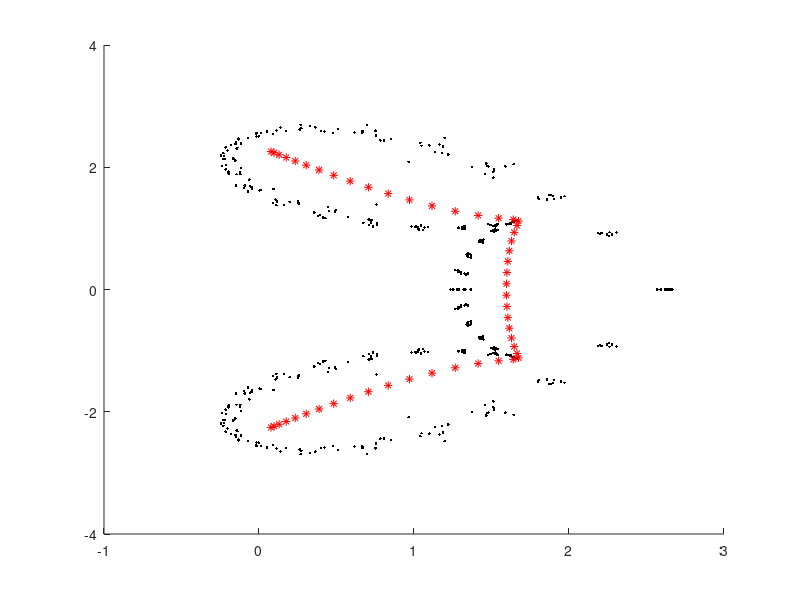
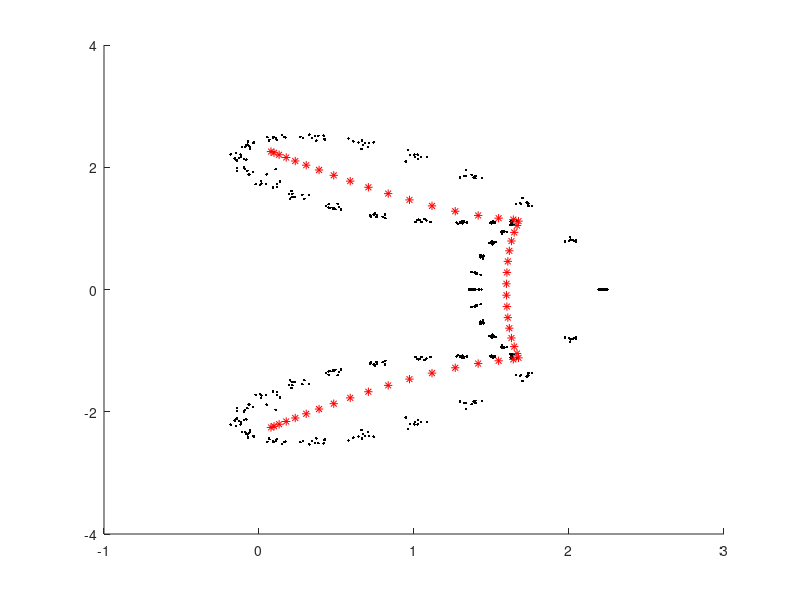
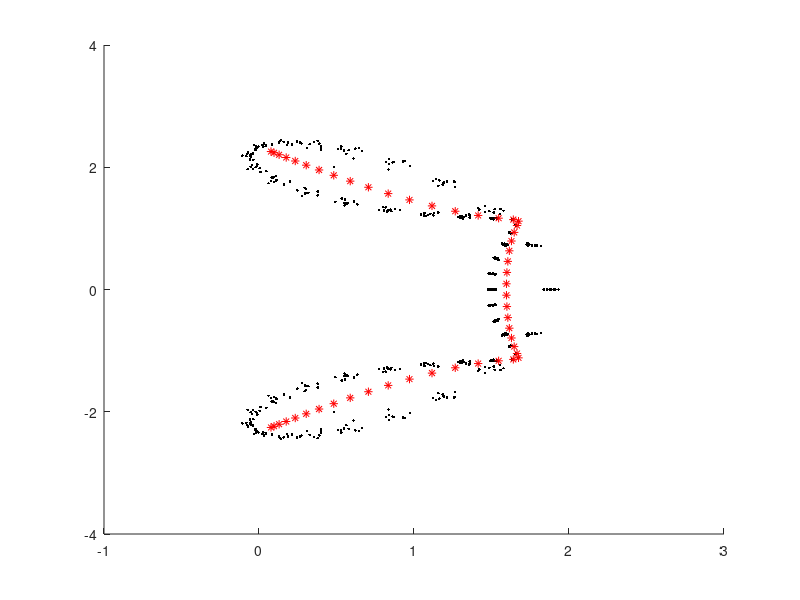
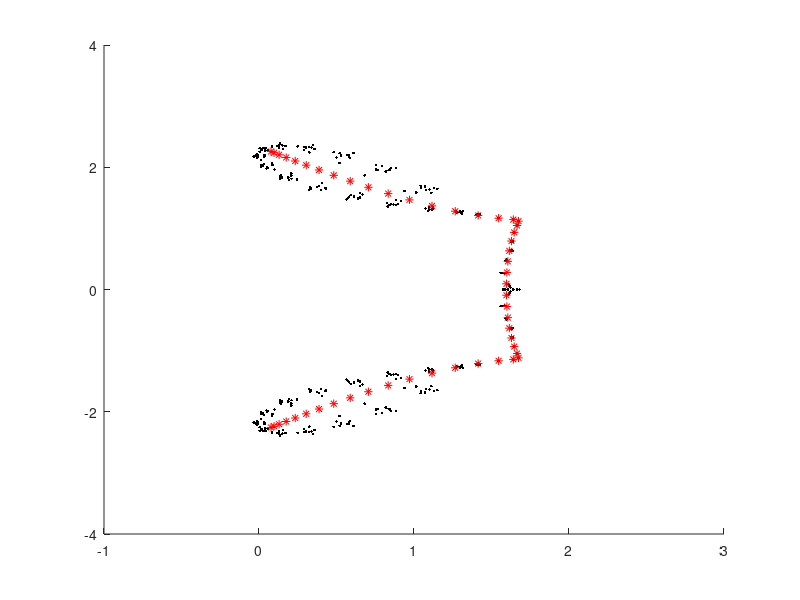

MATLAB code to generate these figures, in order:
nus = [1:10];
G = gallery('grcar',50);

ref_eigenVs = eig(G);


for nu = (1:10)
    hold on;
    for j = (1:10)
        u = rand(50,1);
        v = rand(50,1);
        u = u/norm(u);
        v = v/norm(v);
        SE = G + 10^(-1*nu)*(u*v');
        eigenVs = eig(SE);
        plot(eigenVs,'.k');
    end
    plot(ref_eigenVs,'*r');
    axis([-1,3, -4, 4])
    saveas(gcf,sprintf("EpsilonSpectra/nu_%d_spectra.png",nu));
    clf;
    hold off;
end

    